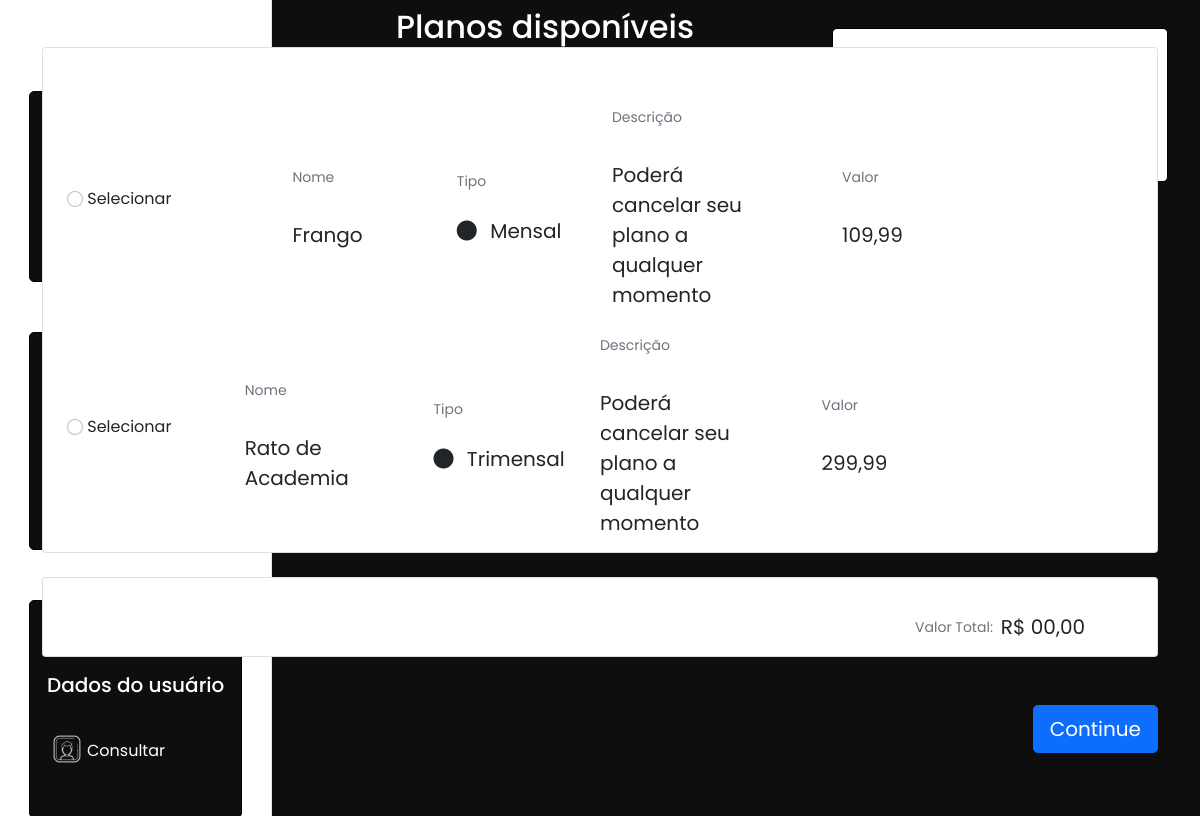
The page /pages/pg_painel_plano.php (signed in) on the database its author committed.
### tables this page shows
CREATE TABLE `tbl_planos` (
  `idl_planos` int(11) NOT NULL,
  `nome_plano` varchar(45) DEFAULT NULL,
  `valor_plano` varchar(45) DEFAULT NULL,
  `opcao_plano` varchar(45) DEFAULT NULL,
  `desc_plano` varchar(500) DEFAULT NULL
);

### pages/pg_painel_plano.php (the view, shortened to what this page needs)
<?php
include_once("../inc/connect.php");
if (!empty($_SESSION['id_usuario'])) {
    $id = $_SESSION['id_usuario'];
    $sql_detalhes = "SELECT * FROM tbl_cadastro WHERE id_cadastro=$id";
    $result = $conn->query($sql_detalhes);
    if ($result->num_rows > 0) {
        while ($usuario_detalhes = mysqli_fetch_array($result)) {
            $permissao = $usuario_detalhes['perm_acesso'];
        }
    } else {
        echo "<script> window.location='../pages/pg_login.php'</script>";
    }
}
?>
<!DOCTYPE html>
<html lang="en">
<head>
    <link href="https://cdn.jsdelivr.net/npm/bootstrap@5.0.2/dist/css/bootstrap.min.css" rel="stylesheet">
    <link href="../css/style_painel.css" rel="stylesheet" />
</head>
<body>
    <div id="filterBlur">
        <section class="la">
            <div class="div_out">
                <h5>Bem-Vindo,<b>
                    </b></h5><br>
                <div class="dv_ig">
                    <a href="../inc/logout.php" style="background-color: #0e0e0e; border-radius: 8px;">
                        <p>Sair da Conta</p>
                    </a>
                </div>
            </div>
            <div class="div1">
                <div align="center">
                    <div class="dv_ig">
                        <a href="../index_Apre.php">
                            <p>Pagina principal</p>
                        </a>
                    </div>
                </div>
            </div>
            <?php
            if (($permissao) == 1) {
                echo ' <div class="div1">
                <img src="">
                <div>
                    <h5>Plano Ativo</h5><br>
                    <div class="dv_ig">
                        <a href="../pages/pg_plano_plano_ativos.php">
                            <img src="../img/icons-userr.png" style="height: 40px; width: 40px;">
                            <p>Consultar</p>
                        </a>
                    </div>
                </div>
            </div>';
            }
            ?>
            <?php
            if (($permissao) == 1) {
                echo ' <div class="div1">
                <img src="">
                <div>
                    <h5>Dados do usuário</h5><br>
                    <div class="dv_ig">
                        <a href="../pages/pg_painel_user.php">
                            <img src="../img/icons-userr.png" style="height: 40px; width: 40px;">
                            <p>Consultar</p>
                        </a>
                    </div>
                </div>
            </div>';
            }
            ?>
        </section>
        <form action="../inc/editar_user.php" id="form" autocomplete="off">
            <div class="titulo">
                <h2>Planos disponíveis</h2>
            </div>
            <section class="vh-100" style="background-color: ;">
  <div class="container h-100">
    <div class="row d-flex justify-content-center align-items-center h-100">
      <div class="col">
        <div class="card mb-4">
          <div class="card-body p-4" >
          <?php
            $consulta = "SELECT * FROM tbl_planos";
            $sql = $conn->query($consulta) or die($conn->error);
            while ($plano = $sql->fetch_assoc()) {
                echo'
                <div class="row align-items-center" style="margin-top: 25px;">
                <div class="col-md-2">
                <input class="form-check-input" type="radio" name="flexRadioDefault" id="#">
                <label class="form-check-label" for="#">
                  Selecionar
                </label>
              </div>
                <div class="col-md-2 d-flex justify-content-center">
                  <div>
                    <p class="small text-muted mb-4 pb-2">Nome</p>
                    <p class="lead fw-normal mb-0">' . $plano['nome_plano'] . '</p>
                  </div>
                </div>
                <div class="col-md-2 d-flex justify-content-center">
                  <div>
                    <p class="small text-muted mb-F4 pb-2">Tipo</p>
                    <p class="lead fw-normal mb-0"><i class="fas fa-circle me-2" aria-hidden="true"></i>
                    ' . $plano['opcao_plano'] . '</p>
                  </div>
                </div>
                <div class="col-md-2 d-flex justify-content-center" >
                  <div>
                    <p class="small text-muted mb-4 pb-2">Descrição</p>
                    <p class="lead fw-normal mb-0">Poderá cancelar seu plano a qualquer momento</p>
                  </div>
                </div>
                <div class="col-md-2 d-flex justify-content-center">
                  <div>
                    <p class="small text-muted mb-4 pb-2">Valor</p>
                    <p class="lead fw-normal mb-0">' . $plano['valor_plano'] . '</p>
                  </div>
                </div>
                ';
            } ?>
            </div>
            </div>
          </div>
        </div>
        <div class="card mb-5">
          <div class="card-body p-4">
            <div class="float-end">
              <p class="mb-0 me-5 d-flex align-items-center">
                <span class="small text-muted me-2">Valor Total:</span> <span
                  class="lead fw-normal">R$ 00,00</span>
              </p>
            </div>
          </div>
        </div>
        <div class="d-flex justify-content-end">
          <button type="button" class="btn btn-primary btn-lg">Continue</button>
        </div>
      </div>
    </div>
  </div>
</section>
        </form>
    </div>
</body>
</html>

### css/style_painel.css (style rules this page uses)
* { box-sizing: border-box; }
html, body { height: auto; width: 100%; margin: 0; padding: 0; background-color: #0e0e0e; font-family: "Poppins", sans-serif !important; }
.titulo { display: flex; flex-direction: column; position: absolute; align-items: center; top: 0.5rem; left: 33vw; }
h2 { color: white; }
button { border: 0; outline: none; padding: 10px 36px; font-size: 17px; font-weight: 600; border-radius: 5px; background-color: #a5a5a5; transition: all 0.5s ease; }
.dv_ig a { display: flex; flex-direction: row; text-decoration: none; color: white; transition: all 0.5s ease; }
p { position: relative; top: 10px; }
.div_out { position: fixed; top: 28px; right: 0; max-width: 21rem; border-radius: 5px; border: solid 1px black; background-color: white; color: black; padding: 16px 20px; margin: 0 2rem; }
.div1 { position: relative; top: 10%; max-width: 22rem; border-radius: 5px; border: solid 1px black; background-color: #0e0e0e; color: white; margin: 9px ; padding: 3rem 17px; }
.la { width: auto; height: 100%; display: flex; flex-direction: column; row-gap: 4vh; position: absolute; left: 0; padding: 0 20px; background-color: white; border-right: 1px solid yellow; }

### rows shown on the page
tbl_planos: nome_plano "Frango", opcao_plano "Mensal", valor_plano "109,99"
tbl_planos: nome_plano "Rato de Academia", opcao_plano "Trimensal", valor_plano "299,99"
